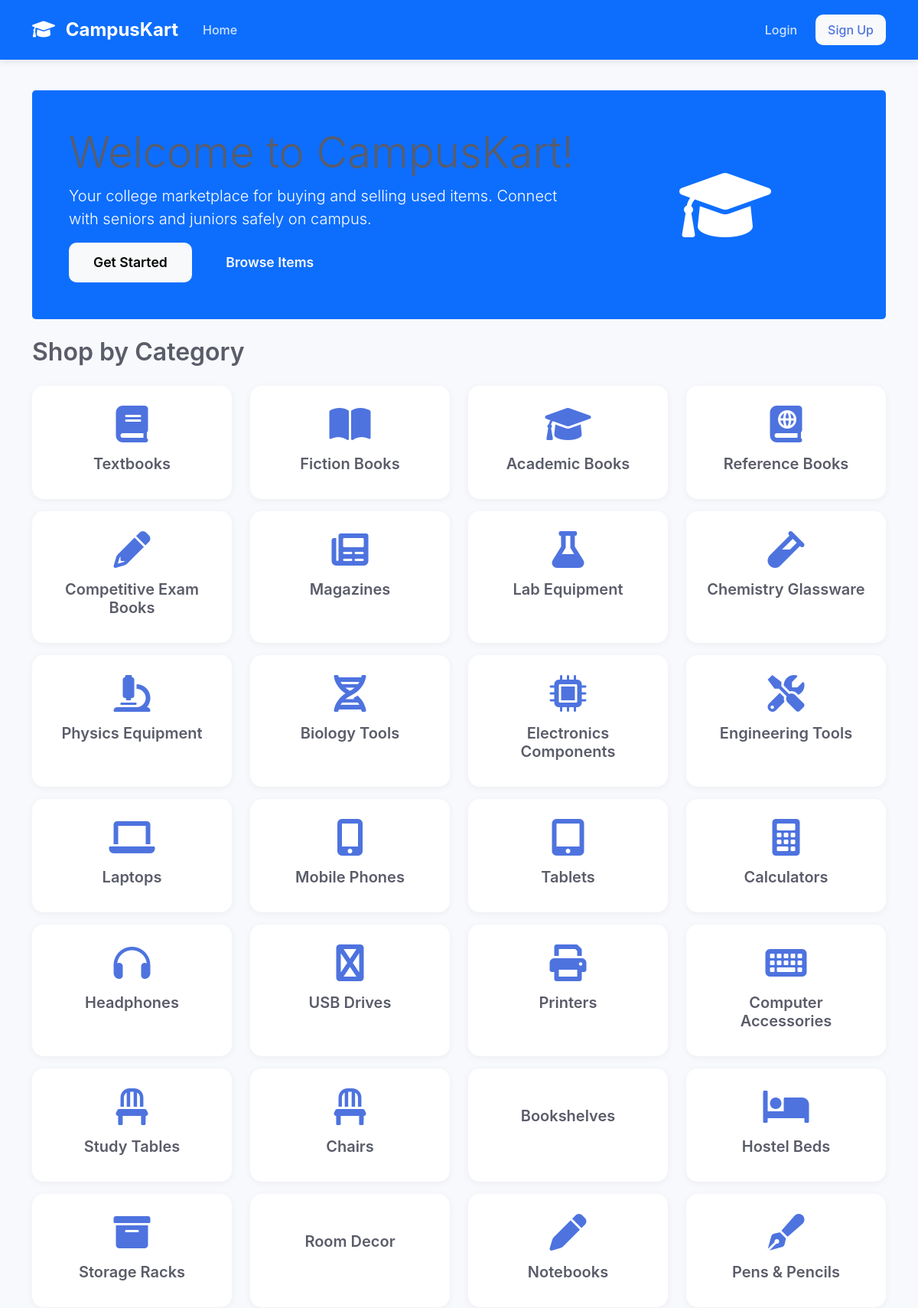
The page / (upper part) on the database its author committed.
### myapp/models.py (models this page shows, shortened)
class Category(models.Model):
    name = models.CharField(max_length=100)
    slug = models.SlugField(unique=True)
    icon = models.CharField(max_length=50, blank=True)
    class Meta:
        verbose_name_plural = "Categories"

### myapp/views.py (the view)
# urls.py: path('', views.index, name='index'),
def index(request):
    products = Product.objects.filter(is_sold=False).order_by('-created_at')[:12]
    categories = Category.objects.all()
    return render(request, 'index.html', {
        'products': products,
        'categories': categories
    })

### myapp/context_processors.py (called while the page is built)
def categories_processor(request):
    return {
        'all_categories': Category.objects.all()
    }

### myapp/templates/index.html (shortened to what this page needs)
{% extends 'base.html' %}
{% load static %}
{% block content %}
<div class="container">
    <div class="row mb-4">
        <div class="col-md-12">
            <div class="bg-primary text-white p-5 rounded-3">
                <div class="row align-items-center">
                    <div class="col-md-8">
                        <h1 class="display-4">Welcome to CampusKart!</h1>
                        <p class="lead">Your college marketplace for buying and selling used items. Connect with seniors and juniors safely on campus.</p>
                        {% if not user.is_authenticated %}
                            <a href="{% url 'register' %}" class="btn btn-light btn-lg me-2">Get Started</a>
                        {% endif %}
                        <a href="{% url 'product_list' %}" class="btn btn-outline-light btn-lg">Browse Items</a>
                    </div>
                    <div class="col-md-4 text-center">
                        <i class="fas fa-graduation-cap fa-6x"></i>
                    </div>
                </div>
            </div>
        </div>
    </div>
    <div class="row mb-4">
        <div class="col-md-12">
            <h2 class="mb-4">Shop by Category</h2>
            <div class="row">
                {% for category in categories %}
                    <div class="col-md-3 col-sm-6 mb-3">
                        <a href="{% url 'product_list' %}?category={{ category.id }}" class="text-decoration-none">
                            <div class="card text-center h-100 category-card">
                                <div class="card-body">
                                    <i class="{{ category.icon|default:'fas fa-book' }} fa-3x mb-3 text-primary"></i>
                                    <h5 class="card-title">{{ category.name }}</h5>
                                </div>
                            </div>
                        </a>
                    </div>
                {% endfor %}
            </div>
        </div>
    </div>
</div>
{% endblock %}

### static/css/style.css (style rules this page uses)
:root { --primary-color: #4e73df; --primary-dark: #2e59d9; --secondary-color: #858796; --success-color: #1cc88a; --info-color: #36b9cc; --warning-color: #f6c23e; --danger-color: #e74a3b; --light-color: #f8f9fc; --dark-color: #5a5c69; }
body { font-family: 'Nunito', -apple-system, BlinkMacSystemFont, 'Segoe UI', Roboto, 'Helvetica Neue', Arial, sans-serif; background-color: #f8f9fc; min-height: 100vh; display: flex; flex-direction: column; }
h1, h2, h3, h4, h5, h6 { font-weight: 600; color: var(--dark-color); }
.text-primary { color: var(--primary-color) !important; }
.card { border: none; border-radius: 15px; box-shadow: 0 2px 10px rgba(0,0,0,.05); transition: all 0.3s ease; overflow: hidden; }
.card-body { padding: 1.5rem; }
.category-card { transition: all 0.3s; border: 2px solid transparent; cursor: pointer; }
.category-card i { transition: all 0.3s; }
.btn { font-weight: 600; padding: 0.6rem 1.5rem; border-radius: 10px; transition: all 0.3s; border: none; }
.btn-lg { padding: 0.8rem 2rem; font-size: 1.1rem; }

### rows shown on the page
Category: name "Textbooks"
Category: name "Fiction Books"
Category: name "Academic Books"
Category: name "Reference Books"
Category: name "Competitive Exam Books"
Category: name "Magazines"
Category: name "Lab Equipment"
Category: name "Chemistry Glassware"
Category: name "Physics Equipment"
Category: name "Biology Tools"
Category: name "Electronics Components"
Category: name "Engineering Tools"
Category: name "Laptops"
Category: name "Mobile Phones"
Category: name "Tablets"
Category: name "Calculators"
Category: name "Headphones"
Category: name "USB Drives"
Category: name "Printers"
Category: name "Computer Accessories"
Category: name "Study Tables"
Category: name "Chairs"
Category: name "Bookshelves"
Category: name "Hostel Beds"
Category: name "Storage Racks"
Category: name "Room Decor"
Category: name "Notebooks"
Category: name "Pens & Pencils"
